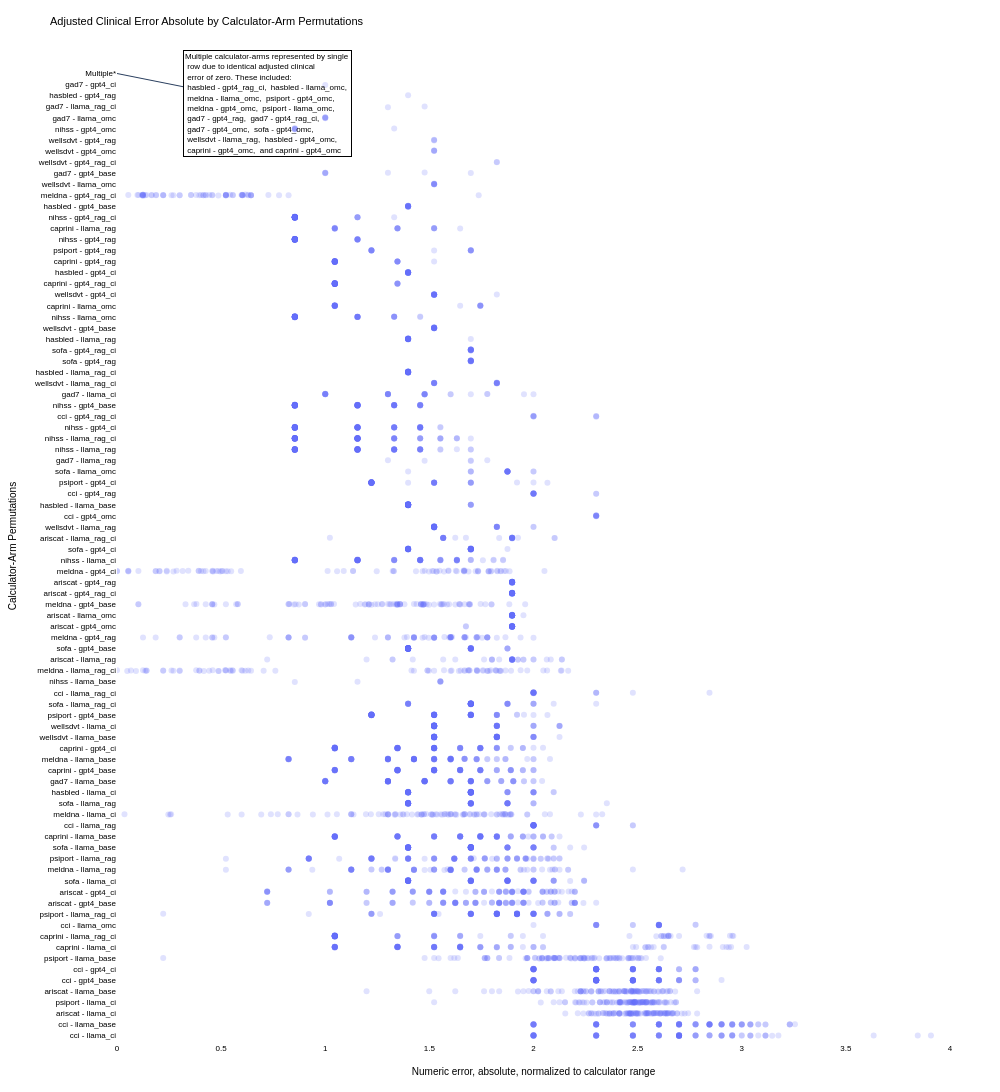

The notebook cell saved with this chart:
### Markdown cell above
# Sorted by performance, absolute, log

### Code cell
# Update the scatter plot with the sorted dataframe
fig = px.strip(sorted_df_absolute, x='adjusted_clinical_error_absolute_log', y='calculator_arm', title='Adjusted Clinical Error Absolute by Calculator-Arm Permutations')
fig.update_traces(jitter=0.2)

# Update layout for better visualization
fig.update_traces(marker=dict(opacity=0.2))  # Set marker opacity to 0.05 for semi-transparency
fig.update_layout(
    xaxis_title='Numeric error, absolute, normalized to calculator range',
    yaxis_title='Calculator-Arm Permutations',
    width=1000,
    height=1200,
    font=dict(
        family="Arial",
        size=8,
        color="Black"
    ),
    plot_bgcolor="white",
    margin_t=50,
    margin_b=50,
    margin_l=50,
    margin_r=50,
    xaxis=dict(range=[0, 4]),  # Set x-axis range for absolute values
    annotations=[
        dict(
            x=100,
            y='cci - llama_ci',
            xref='x',
            yref='y',
            text='Not shown: One data point > 100',
            showarrow=True,
            arrowhead=2,
            ax=-100,
            ay=-0
        ),
        dict(
            text=exclusion_note,
            align='left',
            # showarrow=False,
            xref='x',
            yref='y',
            x=0,
            y="Multiple*",
            bordercolor='black',
            borderwidth=1,
            ax=150,
            ay=30
        )
    ]
)

util.save_fig(fig, "adjusted_clinical_error_absolute_by_calculator_arm")
fig.show()

### Figure 1 — Plotly figure (JSON) as saved in the notebook; plotly's stock layout.template omitted (floating-point values rounded to 4 significant figures; data arrays with more than 128 entries replaced by an {"elided": "..."} marker saying what was removed)
{"data": [{"alignmentgroup": "True", "boxpoints": "all", "fillcolor": "rgba(255,255,255,0)", "hoveron": "points", "hovertemplate": "adjusted_clinical_error_absolute_log=%{x}<br>calculator_arm=%{y}<extra></extra>", "jitter": 0.2, "legendgroup": "", "line": {"color": "rgba(255,255,255,0)"}, "marker": {"color": "#636efa", "opacity": 0.2}, "name": "", "offsetgroup": "", "orientation": "h", "pointpos": 0, "showlegend": false, "type": "box", "x": {"elided": "10000 float values"}, "x0": " ", "xaxis": "x", "y": {"elided": "10000 str values"}, "y0": " ", "yaxis": "y"}], "layout": {"annotations": [{"arrowhead": 2, "ax": -100, "ay": 0, "showarrow": true, "text": "Not shown: One data point > 100", "x": 100, "xref": "x", "y": "cci - llama_ci", "yref": "y"}, {"align": "left", "ax": 150, "ay": 30, "bordercolor": "black", "borderwidth": 1, "text": "Multiple calculator-arms represented by single <br> row due to identical adjusted clinical <br> error of zero. These included: <br> hasbled - gpt4_rag_ci,  hasbled - llama_omc,<br> meldna - llama_omc,  psiport - gpt4_omc,<br> meldna - gpt4_omc,  psiport - llama_omc,<br> gad7 - gpt4_rag,  gad7 - gpt4_rag_ci,<br> gad7 - gpt4_omc,  sofa - gpt4_omc,<br> wellsdvt - llama_rag,  hasbled - gpt4_omc,<br> caprini - gpt4_omc,  and caprini - gpt4_omc", "x": 0, "xref": "x", "y": "Multiple*", "yref": "y"}], "boxmode": "group", "font": {"color": "Black", "family": "Arial", "size": 8}, "height": 1200, "legend": {"tracegroupgap": 0}, "margin": {"b": 50, "l": 50, "r": 50, "t": 50}, "plot_bgcolor": "white", "title": {"text": "Adjusted Clinical Error Absolute by Calculator-Arm Permutations"}, "width": 1000, "xaxis": {"anchor": "y", "domain": [0, 1], "range": [0, 4], "title": {"text": "Numeric error, absolute, normalized to calculator range"}}, "yaxis": {"anchor": "x", "domain": [0, 1], "title": {"text": "Calculator-Arm Permutations"}}}}
